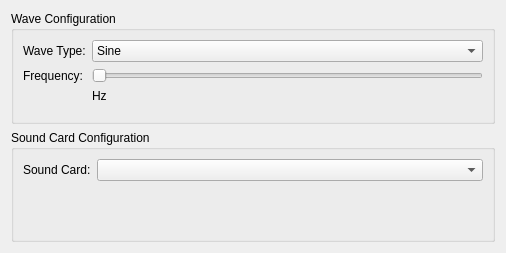
<?xml version="1.0" encoding="UTF-8"?>
<ui version="4.0">
 <class>AudioSettings</class>
 <widget class="QWidget" name="AudioSettings">
  <property name="geometry">
   <rect>
    <x>0</x>
    <y>0</y>
    <width>506</width>
    <height>253</height>
   </rect>
  </property>
  <property name="windowTitle">
   <string>Form</string>
  </property>
  <layout class="QVBoxLayout" name="verticalLayout">
   <item>
    <widget class="QGroupBox" name="groupBox">
     <property name="title">
      <string>Wave Configuration</string>
     </property>
     <layout class="QFormLayout" name="formLayout">
      <item row="0" column="0">
       <widget class="QLabel" name="label">
        <property name="text">
         <string>Wave Type:</string>
        </property>
       </widget>
      </item>
      <item row="0" column="1">
       <widget class="QComboBox" name="waveType">
        <item>
         <property name="text">
          <string>Sine</string>
         </property>
        </item>
        <item>
         <property name="text">
          <string>Sawtooth</string>
         </property>
        </item>
        <item>
         <property name="text">
          <string>Square</string>
         </property>
        </item>
        <item>
         <property name="text">
          <string>Triangle</string>
         </property>
        </item>
       </widget>
      </item>
      <item row="2" column="0">
       <widget class="QLabel" name="label_2">
        <property name="text">
         <string>Frequency:</string>
        </property>
       </widget>
      </item>
      <item row="2" column="1">
       <widget class="QSlider" name="frequencySlider">
        <property name="orientation">
         <enum>Qt::Horizontal</enum>
        </property>
       </widget>
      </item>
      <item row="3" column="1">
       <widget class="QLabel" name="frequencyHz">
        <property name="text">
         <string>Hz</string>
        </property>
       </widget>
      </item>
     </layout>
    </widget>
   </item>
   <item>
    <widget class="QGroupBox" name="groupBox_2">
     <property name="title">
      <string>Sound Card Configuration</string>
     </property>
     <layout class="QFormLayout" name="formLayout_2">
      <item row="0" column="0">
       <widget class="QLabel" name="label_3">
        <property name="text">
         <string>Sound Card:</string>
        </property>
       </widget>
      </item>
      <item row="0" column="1">
       <widget class="QComboBox" name="soundCards"/>
      </item>
     </layout>
    </widget>
   </item>
  </layout>
 </widget>
 <resources/>
 <connections/>
</ui>
